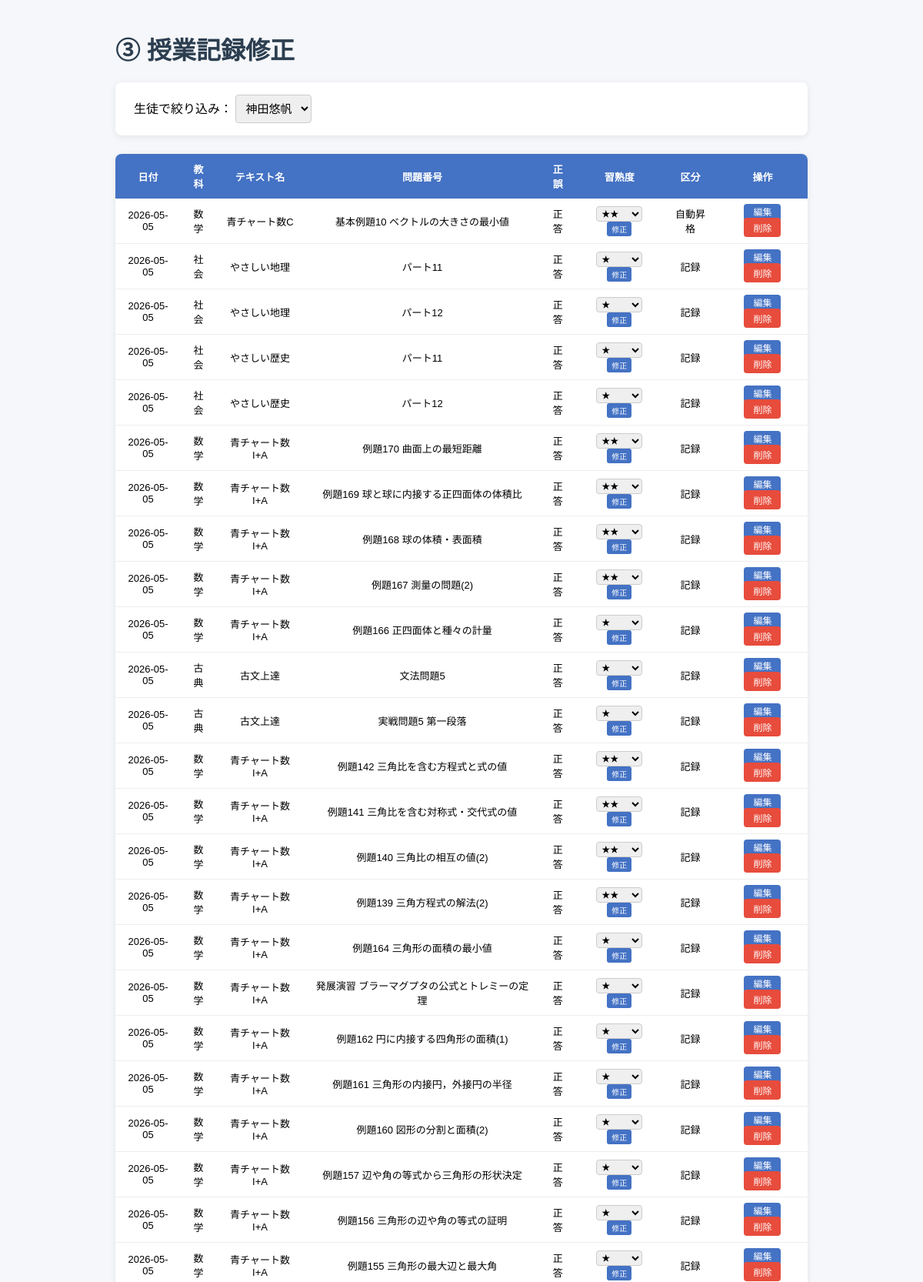
/record/list (upper part), run on the app's committed database.
### tables this page shows
CREATE TABLE history (
            history_id INTEGER PRIMARY KEY AUTOINCREMENT,
            student_id TEXT NOT NULL,
            problem_id INTEGER NOT NULL,
            date TEXT NOT NULL,
            correct INTEGER NOT NULL,
            mastery INTEGER NOT NULL,
            category TEXT NOT NULL,
            FOREIGN KEY (student_id) REFERENCES students(student_id),
            FOREIGN KEY (problem_id) REFERENCES problems(problem_id)
        );

CREATE TABLE problems (
            problem_id INTEGER PRIMARY KEY AUTOINCREMENT,
            subject TEXT NOT NULL,
            textbook TEXT NOT NULL,
            problem_number TEXT NOT NULL,
            importance TEXT NOT NULL,
            type TEXT NOT NULL
        , instruction TEXT, difficulty INTEGER DEFAULT 3, review_value INTEGER DEFAULT 3, estimated_minutes INTEGER DEFAULT 15, textbook_id INTEGER, section_id INTEGER, order_in_textbook INTEGER);

### app.py (the view)
@app.route("/record/list")
def record_list():
    conn = get_connection()
    c = conn.cursor()
    c.execute("SELECT * FROM students ORDER BY student_id")
    students = c.fetchall()
    student_id = request.args.get("student_id",
                  students[0]["student_id"] if students else None)
    records = []
    if student_id:
        c.execute("""
            SELECT h.history_id, h.date, h.correct, h.mastery, h.category,
                   p.subject, p.textbook, p.problem_number
            FROM history h
            JOIN problems p ON h.problem_id = p.problem_id
            WHERE h.student_id = ?
            ORDER BY h.date DESC, h.history_id DESC
            LIMIT 100
        """, (student_id,))
        records = c.fetchall()
    conn.close()
    return render_template("record_list.html", students=students,
                           records=records, selected_student=student_id)

### database.py (called while the page is built)
def get_connection():
    conn = sqlite3.connect(DB_PATH)
    conn.row_factory = sqlite3.Row
    return conn

### templates/record_list.html (shortened to what this page needs)
<!DOCTYPE html>
<html lang="ja">
<head>
</head>
<body>
  <h1>③ 授業記録修正</h1>
  <div class="filter-box">
    <form method="GET">
      <label>生徒で絞り込み：</label>
      <select name="student_id" onchange="this.form.submit()">
        {% for s in students %}
        <option value="{{ s.student_id }}"
          {% if s.student_id == selected_student %}selected{% endif %}>
          {{ s.name }}
        </option>
        {% endfor %}
      </select>
    </form>
  </div>
  <table>
    <tr>
      <th>日付</th><th>教科</th><th>テキスト名</th><th>問題番号</th>
      <th>正誤</th><th>習熟度</th><th>区分</th><th>操作</th>
    </tr>
    {% for r in records %}
    <tr>
      <td>{{ r.date }}</td>
      <td>{{ r.subject }}</td>
      <td>{{ r.textbook }}</td>
      <td>{{ r.problem_number }}</td>
      <td>{{ "正答" if r.correct else "誤答" }}</td>
      <td>
        <form method="POST" action="/mastery/edit/{{ r.history_id }}"
              style="display:inline;">
          <select name="mastery" style="font-size:11px;padding:2px;width:60px;">
            {% for m in [1,2,3] %}
            <option value="{{ m }}" {% if m == r.mastery %}selected{% endif %}>
              {{ "★" * m }}
            </option>
            {% endfor %}
          </select>
          <button type="submit" style="padding:2px 6px;background:#4472C4;color:white;border:none;border-radius:3px;font-size:10px;cursor:pointer;">修正</button>
        </form>
      </td>
      <td>{{ r.category }}</td>
      <td>
        <a class="edit-btn" href="/record/edit/{{ r.history_id }}">編集</a>
        <form method="POST" action="/record/delete/{{ r.history_id }}"
              style="display:inline"
              onsubmit="return confirm('この記録を削除しますか？')">
          <button class="del-btn">削除</button>
        </form>
      </td>
    </tr>
    {% else %}
    <tr><td colspan="8">記録がありません</td></tr>
    {% endfor %}
  </table>
</body>
</html>

### templates/record_list.html (style rules this page uses)
body { font-family: sans-serif; max-width: 900px; margin: 40px auto; background: #f5f7fa; }
h1 { color: #2c3e50; }
.filter-box { background: white; padding: 16px 24px; border-radius: 8px; margin-bottom: 24px; box-shadow: 0 2px 8px rgba(0,0,0,0.08); }
select { padding: 8px; border: 1px solid #ccc; border-radius: 4px; font-size: 15px; }
table { width: 100%; border-collapse: collapse; background: white; border-radius: 8px; overflow: hidden; box-shadow: 0 2px 8px rgba(0,0,0,0.08); font-size: 13px; }
th { background: #4472C4; color: white; padding: 10px; }
td { padding: 8px 10px; border-bottom: 1px solid #eee; text-align: center; }
.edit-btn { padding: 4px 12px; background: #4472C4; color: white; border-radius: 4px; text-decoration: none; font-size: 12px; }
.del-btn { padding: 4px 12px; background: #e74c3c; color: white; border: none; border-radius: 4px; font-size: 12px; cursor: pointer; }

### data on the page
history: date "2026-05-05", subject "数学", textbook "青チャート数C", problem_number "基本例題10 ベクトルの大きさの最小値", correct "正答", mastery "★★", category "自動昇格"
history: date "2026-05-05", subject "社会", textbook "やさしい地理", problem_number "パート11", correct "正答", mastery "★", category "記録"
history: date "2026-05-05", subject "社会", textbook "やさしい地理", problem_number "パート12", correct "正答", mastery "★", category "記録"
history: date "2026-05-05", subject "社会", textbook "やさしい歴史", problem_number "パート11", correct "正答", mastery "★", category "記録"
history: date "2026-05-05", subject "社会", textbook "やさしい歴史", problem_number "パート12", correct "正答", mastery "★", category "記録"
history: date "2026-05-05", subject "数学", textbook "青チャート数I+A", problem_number "例題170 曲面上の最短距離", correct "正答", mastery "★★", category "記録"
history: date "2026-05-05", subject "数学", textbook "青チャート数I+A", problem_number "例題169 球と球に内接する正四面体の体積比", correct "正答", mastery "★★", category "記録"
history: date "2026-05-05", subject "数学", textbook "青チャート数I+A", problem_number "例題168 球の体積・表面積", correct "正答", mastery "★★", category "記録"
history: date "2026-05-05", subject "数学", textbook "青チャート数I+A", problem_number "例題167 測量の問題(2)", correct "正答", mastery "★★", category "記録"
history: date "2026-05-05", subject "数学", textbook "青チャート数I+A", problem_number "例題166 正四面体と種々の計量", correct "正答", mastery "★", category "記録"
history: date "2026-05-05", subject "古典", textbook "古文上達", problem_number "文法問題5", correct "正答", mastery "★", category "記録"
history: date "2026-05-05", subject "古典", textbook "古文上達", problem_number "実戦問題5 第一段落", correct "正答", mastery "★", category "記録"
history: date "2026-05-05", subject "数学", textbook "青チャート数I+A", problem_number "例題142 三角比を含む方程式と式の値", correct "正答", mastery "★★", category "記録"
history: date "2026-05-05", subject "数学", textbook "青チャート数I+A", problem_number "例題141 三角比を含む対称式・交代式の値", correct "正答", mastery "★★", category "記録"
history: date "2026-05-05", subject "数学", textbook "青チャート数I+A", problem_number "例題140 三角比の相互の値(2)", correct "正答", mastery "★★", category "記録"
history: date "2026-05-05", subject "数学", textbook "青チャート数I+A", problem_number "例題139 三角方程式の解法(2)", correct "正答", mastery "★★", category "記録"
history: date "2026-05-05", subject "数学", textbook "青チャート数I+A", problem_number "例題164 三角形の面積の最小値", correct "正答", mastery "★", category "記録"
history: date "2026-05-05", subject "数学", textbook "青チャート数I+A", problem_number "発展演習 ブラーマグプタの公式とトレミーの定理", correct "正答", mastery "★", category "記録"
history: date "2026-05-05", subject "数学", textbook "青チャート数I+A", problem_number "例題162 円に内接する四角形の面積(1)", correct "正答", mastery "★", category "記録"
history: date "2026-05-05", subject "数学", textbook "青チャート数I+A", problem_number "例題161 三角形の内接円，外接円の半径", correct "正答", mastery "★", category "記録"
history: date "2026-05-05", subject "数学", textbook "青チャート数I+A", problem_number "例題160 図形の分割と面積(2)", correct "正答", mastery "★", category "記録"
history: date "2026-05-05", subject "数学", textbook "青チャート数I+A", problem_number "例題157 辺や角の等式から三角形の形状決定", correct "正答", mastery "★", category "記録"
history: date "2026-05-05", subject "数学", textbook "青チャート数I+A", problem_number "例題156 三角形の辺や角の等式の証明", correct "正答", mastery "★", category "記録"
history: date "2026-05-05", subject "数学", textbook "青チャート数I+A", problem_number "例題155 三角形の最大辺と最大角", correct "正答", mastery "★", category "記録"

### other printed values
form field student_id "神田悠帆"
